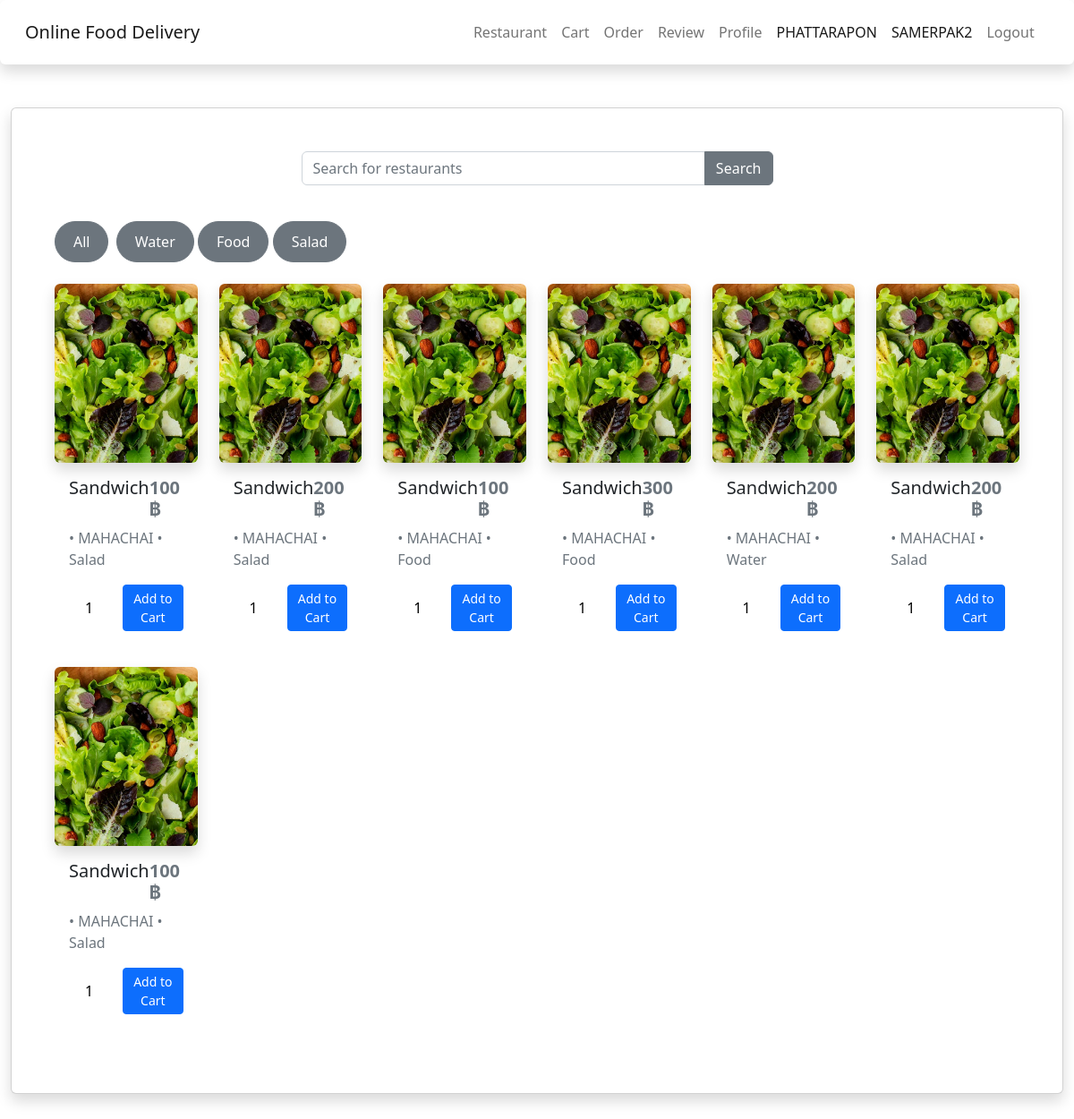
The app's page /user/restaurant.php (signed in) with its own data.
### tables this page shows
CREATE TABLE `cate_menu` (
  `cate_menu_id` int(11) NOT NULL,
  `cate_menu_name` varchar(50) NOT NULL
);

CREATE TABLE `menu` (
  `menu_id` int(11) NOT NULL,
  `res_id` int(11) NOT NULL,
  `cate_menu_id` int(11) NOT NULL,
  `menu_name` varchar(50) NOT NULL,
  `menu_price` float NOT NULL,
  `m_img` varchar(50) NOT NULL
);

CREATE TABLE `restaurant` (
  `res_id` int(11) NOT NULL,
  `cate_id` int(11) NOT NULL,
  `res_name` varchar(40) NOT NULL,
  `res_mail` varchar(50) NOT NULL,
  `res_phone` varchar(10) NOT NULL,
  `o_hr` time NOT NULL,
  `c_hr` time NOT NULL,
  `o_day` varchar(20) NOT NULL,
  `res_address` varchar(255) NOT NULL,
  `res_img` varchar(50) DEFAULT NULL,
  `mem_id` int(11) NOT NULL
);

### user/restaurant.php (the view, shortened to what this page needs)
<?php
include('../connect.php');
$res_name = '';
$sql = "SELECT
            m.menu_id,
            m.res_id,
            m.cate_menu_id,
            m.menu_name,
            m.menu_price,
            m.m_img,
            r.res_name,
            c.cate_menu_name
        FROM
            menu m
        LEFT JOIN
            restaurant r ON m.res_id = r.res_id
        LEFT JOIN
            cate_menu c ON m.cate_menu_id = c.cate_menu_id";
$query = mysqli_query($conn, $sql);
?>
<!DOCTYPE html>
<html lang="en">
<head>
    <?php include('../asset/head/head-user.php'); ?>
</head>
<body>
    <div class="container-fluid content">
        <div class="card shadow p-5 mb-5 bg-body rounded">
            <div class="row justify-content-center mb-4">
                <div class="col-md-6">
                    <form action="" method="GET">
                        <div class="input-group mb-3">
                            <input type="text" name="res_name" class="form-control" placeholder="Search for restaurants"
                                value="<?php echo $res_name; ?>">
                            <button class="btn btn-secondary" type="submit">Search</button>
                        </div>
                    </form>
                </div>
            </div>
            <div class="category">
                <a href="?cate_id=0" class="btn btn-secondary"
                    style="border-radius: 50px; padding: 10px 20px;">All</a>&nbsp;
                <?php
                $sql_cate = "SELECT cate_menu_id, cate_menu_name FROM cate_menu";
                $query_cate = mysqli_query($conn, $sql_cate);
                if (mysqli_num_rows($query_cate) > 0) {
                    while ($row_cate = mysqli_fetch_array($query_cate)) {
                        echo '<a href="?cate_id=' . $row_cate['cate_menu_id'] . '" class="btn btn-secondary" style="border-radius: 50px; padding: 10px 20px;">' . $row_cate['cate_menu_name'] . '</a>&nbsp;';
                    }
                }
                ?>
            </div>
            <br>
            <div class="row ">
                <?php
                if (mysqli_num_rows($query) > 0) {
                    while ($result = mysqli_fetch_array($query)) {
                        ?>
                        <div class="col-lg-2 col-md-4 mb-4 ">
                            <form action="config_cart.php" method="POST">
                                <div class="card border-0">
                                    <img src="../asset/uploads/<?php echo $result['m_img']; ?>" class="card-img-top rounded shadow"
                                        style="width: 100%; height: 200px; object-fit: cover;">
                                    <div class="card-body">
                                        <h5 class="card-title d-flex justify-content-between">
                                            <span><?php echo $result['menu_name']; ?></span>
                                            <b class="text-secondary"><?php echo $result['menu_price']; ?> ฿</b>
                                        </h5>
                                        <p class="text-muted">• <?php echo $result['res_name']; ?> •
                                            <?php echo $result['cate_menu_name']; ?></p>
                                        <div class="order-qty-container mt-3">
                                            <input type="number" name="order_qty" class="order-qty" value="1" min="1">
                                            <button type="submit" name="add" class="btn btn-primary btn-sm">Add to Cart</button>
                                        </div>
                                    </div>
                                </div>
                            </form>
                        </div>
                        <?php
                    }
                } else {
                    echo '<p class="text-center">ไม่พบผลลัพธ์การค้นหา</p>';
                }
                ?>
            </div>
        </div>
    </div>
</body>
</html>

### user/restaurant.php (style rules this page uses)
.order-qty { width: 60px; text-align: center; border: none; padding: 0; }
.order-qty-container { display: flex; align-items: center; justify-content: space-between; }

### records on screen
cate_menu: cate_menu_name "Water"
cate_menu: cate_menu_name "Food"
cate_menu: cate_menu_name "Salad"
menu: m_img (picture), menu_name "Sandwich", menu_price "100", res.res_name "MAHACHAI", cate_menu.cate_menu_name "Salad"
menu: m_img (picture), menu_name "Sandwich", menu_price "200", res.res_name "MAHACHAI", cate_menu.cate_menu_name "Salad"
menu: m_img (picture), menu_name "Sandwich", menu_price "100", res.res_name "MAHACHAI", cate_menu.cate_menu_name "Food"
menu: m_img (picture), menu_name "Sandwich", menu_price "300", res.res_name "MAHACHAI", cate_menu.cate_menu_name "Food"
menu: m_img (picture), menu_name "Sandwich", menu_price "200", res.res_name "MAHACHAI", cate_menu.cate_menu_name "Water"
menu: m_img (picture), menu_name "Sandwich", menu_price "200", res.res_name "MAHACHAI", cate_menu.cate_menu_name "Salad"
menu: m_img (picture), menu_name "Sandwich", menu_price "100", res.res_name "MAHACHAI", cate_menu.cate_menu_name "Salad"

### other values on screen
$_SESSION["mem_name"] "PHATTARAPON"
$_SESSION["mem_last"] "SAMERPAK2"
